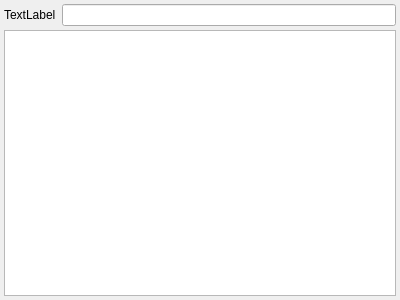
<?xml version="1.0" encoding="UTF-8"?>
<ui version="4.0">
 <class>Dialog</class>
 <widget class="QDialog" name="Dialog">
  <property name="windowModality">
   <enum>Qt::ApplicationModal</enum>
  </property>
  <property name="geometry">
   <rect>
    <x>0</x>
    <y>0</y>
    <width>400</width>
    <height>300</height>
   </rect>
  </property>
  <property name="windowTitle">
   <string>sprinter</string>
  </property>
  <layout class="QGridLayout" name="gridLayout">
   <property name="margin">
    <number>4</number>
   </property>
   <property name="spacing">
    <number>4</number>
   </property>
   <item row="0" column="0">
    <layout class="QVBoxLayout" name="layout">
     <property name="spacing">
      <number>4</number>
     </property>
     <item>
      <layout class="QHBoxLayout" name="horizontalLayout">
       <item>
        <widget class="QLabel" name="label">
         <property name="text">
          <string>TextLabel</string>
         </property>
        </widget>
       </item>
       <item>
        <widget class="QLineEdit" name="lineEdit"/>
       </item>
      </layout>
     </item>
     <item>
      <widget class="ListWidget" name="listWidget">
       <property name="sizePolicy">
        <sizepolicy hsizetype="Expanding" vsizetype="Expanding">
         <horstretch>0</horstretch>
         <verstretch>0</verstretch>
        </sizepolicy>
       </property>
      </widget>
     </item>
    </layout>
   </item>
  </layout>
 </widget>
 <layoutdefault spacing="6" margin="11"/>
 <customwidgets>
  <customwidget>
   <class>ListWidget</class>
   <extends>QListWidget</extends>
   <header>listwidget.h</header>
  </customwidget>
 </customwidgets>
 <resources/>
 <connections/>
</ui>
